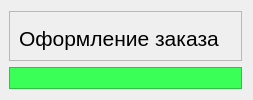
                     <widget class="QWidget" name="home">
                      <property name="styleSheet">
                       <string notr="true"/>
                      </property>
                      <layout class="QVBoxLayout" name="verticalLayout_4">
                       <property name="leftMargin">
                        <number>9</number>
                       </property>
                       <item>
                        <widget class="QFrame" name="frame_6">
                         <property name="sizePolicy">
                          <sizepolicy hsizetype="Preferred" vsizetype="Fixed">
                           <horstretch>0</horstretch>
                           <verstretch>0</verstretch>
                          </sizepolicy>
                         </property>
                         <property name="minimumSize">
                          <size>
                           <width>0</width>
                           <height>50</height>
                          </size>
                         </property>
                         <property name="styleSheet">
                          <string notr="true"/>
                         </property>
                         <property name="frameShape">
                          <enum>QFrame::StyledPanel</enum>
                         </property>
                         <property name="frameShadow">
                          <enum>QFrame::Raised</enum>
                         </property>
                         <layout class="QHBoxLayout" name="horizontalLayout_9">
                          <item>
                           <widget class="QLabel" name="label_2">
                            <property name="font">
                             <font>
                              <family>Segoe UI</family>
                              <pointsize>16</pointsize>
                              <italic>false</italic>
                              <bold>false</bold>
                             </font>
                            </property>
                            <property name="styleSheet">
                             <string notr="true">font: 16pt &quot;Segoe UI&quot;;</string>
                            </property>
                            <property name="text">
                             <string>Оформление заказа</string>
                            </property>
                            <property name="alignment">
                             <set>Qt::AlignBottom|Qt::AlignLeading|Qt::AlignLeft</set>
                            </property>
                           </widget>
                          </item>
                          <item>
                           <widget class="QLabel" name="time_label">
                            <property name="styleSheet">
                             <string notr="true">font: 16pt &quot;Segoe UI&quot;;</string>
                            </property>
                            <property name="text">
                             <string/>
                            </property>
                            <property name="alignment">
                             <set>Qt::AlignRight|Qt::AlignTrailing|Qt::AlignVCenter</set>
                            </property>
                           </widget>
                          </item>
                         </layout>
                        </widget>
                       </item>
                       <item>
                        <widget class="QFrame" name="frame_7">
                         <property name="styleSheet">
                          <string notr="true">background-color: rgb(57, 255, 87);</string>
                         </property>
                         <property name="frameShape">
                          <enum>QFrame::StyledPanel</enum>
                         </property>
                         <property name="frameShadow">
                          <enum>QFrame::Raised</enum>
                         </property>
                        </widget>
                       </item>
                      </layout>
                     </widget>
